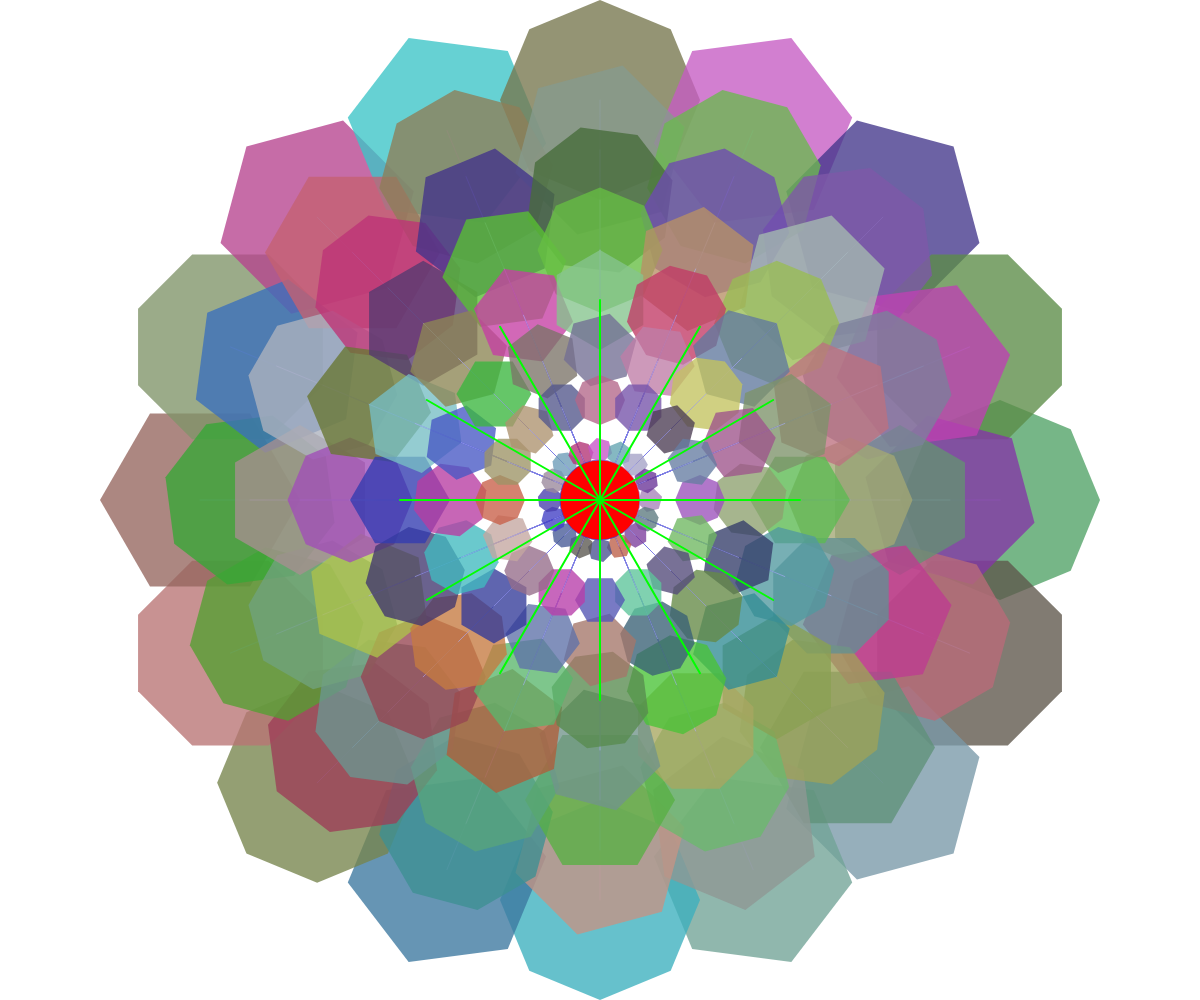
Frame 1 (no input)
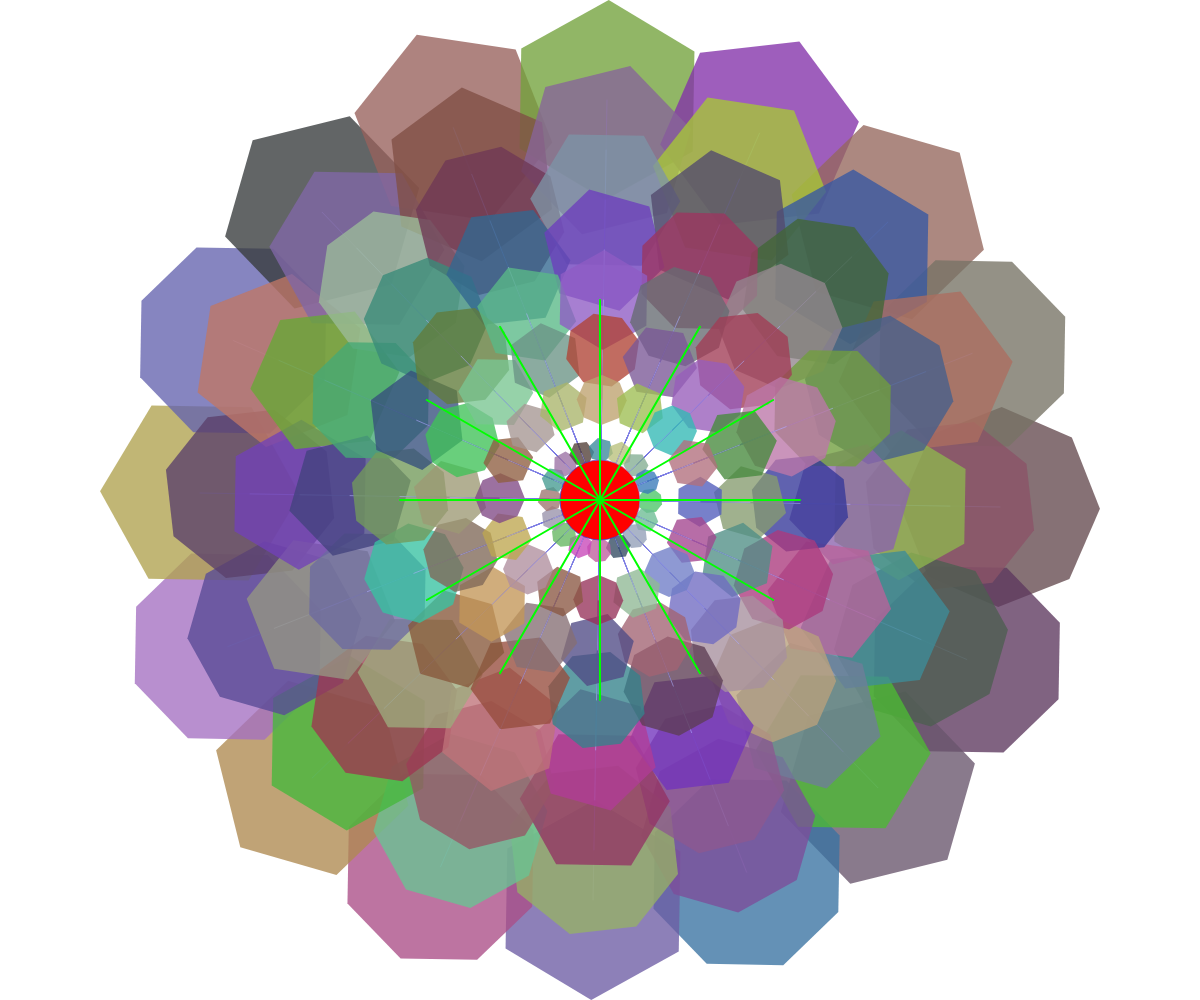
Frame 2 (the mouse pressed at the canvas centre, redrawn once)

The p5.js sketch that drew these frames (run headless with seeded random() and noise() and a simulated clock; the mouse was pressed at the canvas centre and the sketch redrawn once):

// p5.js sketch
// ── sketch.js
let rotationAngle = 0;
let rotating = false;

function setup() {
  createCanvas(windowWidth, windowHeight); // Set canvas size to full window size
  noLoop(); // Ensure the draw function is only called once
  angleMode(DEGREES); // Set the angle mode to degrees for easier rotation handling
}

function draw() {
  background(255); // Set background to white
  let radius = min(width, height) / 2.5; // Adjust pattern radius based on the smaller dimension
  drawPattern(width / 2, height / 2, radius); // Adjusted pattern radius for the new canvas size
  if (rotating) {
    rotationAngle += 1; // Increment the rotation angle
  }
}

function mousePressed() {
  if (!rotating) {
    rotating = true; // Start rotating on mouse press
    loop(); // Ensure the draw function is called continuously
  } else {
    rotating = false; // Stop rotating on second click
    noLoop(); // Ensure the draw function is only called once
  }
}

function windowResized() {
  resizeCanvas(windowWidth, windowHeight); // Resize canvas to full window size
  redraw(); // Redraw the pattern
}

function drawPattern(x, y, radius) {
  let numLayers = 8; // Reduced number of concentric layers
  let shapesPerLayer = 16; // Reduced number of shapes per layer
  let angleIncrement = 360 / shapesPerLayer;

  // Draw the first layer with random shapes
  let firstLayerRadius = radius * (1 - 0 / numLayers);
  let firstLayerShapeSize = firstLayerRadius / 4;

  for (let i = 0; i < shapesPerLayer; i++) {
    let angle = i * angleIncrement + rotationAngle;
    let px = x + cos(angle) * firstLayerRadius;
    let py = y + sin(angle) * firstLayerRadius;

    push();
    translate(px, py);
    rotate(angle); // No rotation for the first layer
    drawRandomShape(0, 0, firstLayerShapeSize); // Draw a random shape
    pop();

    // Draw connecting lines with advanced gradient strokes
    drawAdvancedGradientLine(x, y, px, py, numLayers, i, shapesPerLayer);
  }

  // Draw subsequent layers with random shapes
  for (let layer = 1; layer < numLayers; layer++) {
    let currentRadius = radius * (1 - layer / numLayers);
    let shapeSize = currentRadius / 4; // Slightly reduced shape size

    for (let i = 0; i < shapesPerLayer; i++) {
      let angle = i * angleIncrement + rotationAngle;
      let px = x + cos(angle) * currentRadius;
      let py = y + sin(angle) * currentRadius;

      push();
      translate(px, py);
      rotate(angle + layer * 15); // Rotate shapes for a dynamic effect
      drawRandomShape(0, 0, shapeSize); // Draw a random shape
      pop();

      // Draw connecting lines with advanced gradient strokes
      drawAdvancedGradientLine(x, y, px, py, numLayers, i, shapesPerLayer);
    }
  }

  // Add some modern elements
  drawModernElements(x, y, radius);
}

function drawRandomShape(x, y, size) {
  let shapeType = floor(random(2)); // Randomly choose a shape type (hexagon or octagon)
  let col = color(random(50, 200), random(50, 200), random(50, 200), 200); // Random semi-transparent color

  fill(col);
  noStroke();
  
  switch (shapeType) {
    case 0:
      drawShape(x, y, size, 6); // Draw a hexagon
      break;
    case 1:
      drawShape(x, y, size, 8); // Draw an octagon
      break;
  }
}

function drawShape(x, y, radius, sides) {
  beginShape();
  for (let i = 0; i < sides; i++) {
    let angle = 360 / sides * i;
    let sx = x + cos(angle) * radius;
    let sy = y + sin(angle) * radius;
    vertex(sx, sy);
  }
  endShape(CLOSE);
}

function drawAdvancedGradientLine(x1, y1, x2, y2, numLayers, index, shapesPerLayer) {
  let gradient = drawingContext.createLinearGradient(x1, y1, x2, y2);
  
  // Adjust gradient colors dynamically based on position and layer
  let color1 = color(60, 60, 200, map(index, 0, shapesPerLayer, 100, 200));
  let color2 = color(180, 180, 255, map(numLayers - 1, 0, numLayers, 50, 150));
  
  gradient.addColorStop(0, color1.toString());
  gradient.addColorStop(1, color2.toString());
  drawingContext.strokeStyle = gradient;

  strokeWeight(1);
  line(x1, y1, x2, y2);
}

function drawModernElements(x, y, radius) {
  // Draw a circle at the center
  fill(255, 0, 0); // Red color for modern element
  ellipse(x, y, radius / 5, radius / 5);

  // Draw some lines extending from the center
  stroke(0, 255, 0); // Green color for modern element
  strokeWeight(2);
  for (let i = 0; i < 360; i += 30) {
    let px = x + cos(i) * radius / 2;
    let py = y + sin(i) * radius / 2;
    line(x, y, px, py);
  }
}
